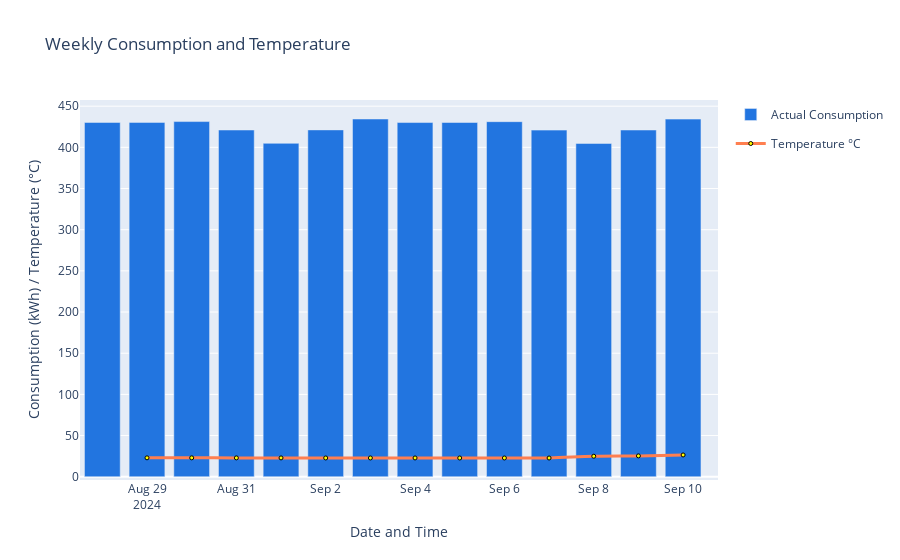

The cell this chart's notebook holds for it:
### Code cell
import plotly.graph_objects as go

fig_hourly = go.Figure()

# Add the bar trace
fig_hourly.add_trace(
    go.Bar(
        x=historical_data_daily["ds"],
        y=historical_data_daily["y"],
        hovertemplate='<span style="text-align:left;font-family:Mulish;"></span><br><b>Date: </b>%{x|%d %b %Y}, %{x|%I %p}<br><b>Consumption </b>: %{y:.2f} kWh <br><b>Cost</b>: %{customdata:.2f}',
        customdata=historical_data_daily["y"]*cost_per_kw,
        name="Actual Consumption",
        marker=dict(color="#2275e0"),
    )
)

# Add the scatter trace
fig_hourly.add_trace(
    go.Scatter(
        x=before_current_time1["ds"],
        y=before_current_time1["y"],
        mode="lines+markers",
        name="Temperature °C",
        showlegend=True,
        legendgroup="CA",
        line=dict(color="#FF7F50", width=3, dash="solid", shape="spline"),
        marker=dict(color="#FFFF00", size=4, line=dict(color="black", width=1)),
        connectgaps=True,
        text=[f"{y:.2f}" for y in before_current_time1["y"]],
        hovertemplate="Temp: %{text}°C<extra></extra>"
    )
)

# Update layout for better visualization
fig_hourly.update_layout(
    title="Weekly Consumption and Temperature",
    xaxis_title="Date and Time",
    yaxis_title="Consumption (kWh) / Temperature (°C)",
    hovermode="x unified"
)

# Show the figure
fig_hourly.show()

### Figure 1 — Plotly figure (JSON) as saved in the notebook; plotly's stock layout.template omitted (floating-point values rounded to 4 significant figures)
{"data": [{"customdata": [2620.0, 2621.0, 2627.0, 2564.0, 2466.0, 2565.0, 2646.0, 2619.0, 2620.0, 2626.0, 2564.0, 2465.0, 2564.0, 2645.0], "hovertemplate": "<span style=\"text-align:left;font-family:Mulish;\"></span><br><b>Date: </b>%{x|%d %b %Y}, %{x|%I %p}<br><b>Consumption </b>: %{y:.2f} kWh <br><b>Cost</b>: %{customdata:.2f}", "marker": {"color": "#2275e0"}, "name": "Actual Consumption", "type": "bar", "x": ["2024-08-28T00:00:00+05:30", "2024-08-29T00:00:00+05:30", "2024-08-30T00:00:00+05:30", "2024-08-31T00:00:00+05:30", "2024-09-01T00:00:00+05:30", "2024-09-02T00:00:00+05:30", "2024-09-03T00:00:00+05:30", "2024-09-04T00:00:00+05:30", "2024-09-05T00:00:00+05:30", "2024-09-06T00:00:00+05:30", "2024-09-07T00:00:00+05:30", "2024-09-08T00:00:00+05:30", "2024-09-09T00:00:00+05:30", "2024-09-10T00:00:00+05:30"], "y": [430.3, 430.3, 431.3, 421.1, 404.9, 421.2, 434.4, 430.1, 430.2, 431.2, 420.9, 404.7, 421.1, 434.3]}, {"connectgaps": true, "hovertemplate": "Temp: %{text}°C<extra></extra>", "legendgroup": "CA", "line": {"color": "#FF7F50", "dash": "solid", "shape": "spline", "width": 3}, "marker": {"color": "#FFFF00", "line": {"color": "black", "width": 1}, "size": 4}, "mode": "lines+markers", "name": "Temperature °C", "showlegend": true, "text": ["22.93", "22.92", "22.88", "22.83", "22.78", "22.79", "22.80", "22.75", "22.76", "22.74", "24.90", "25.30", "26.40"], "type": "scatter", "x": ["2024-08-29T00:00:00+05:30", "2024-08-30T00:00:00+05:30", "2024-08-31T00:00:00+05:30", "2024-09-01T00:00:00+05:30", "2024-09-02T00:00:00+05:30", "2024-09-03T00:00:00+05:30", "2024-09-04T00:00:00+05:30", "2024-09-05T00:00:00+05:30", "2024-09-06T00:00:00+05:30", "2024-09-07T00:00:00+05:30", "2024-09-08T00:00:00+05:30", "2024-09-09T00:00:00+05:30", "2024-09-10T00:00:00+05:30"], "y": [22.93, 22.92, 22.88, 22.83, 22.78, 22.79, 22.8, 22.75, 22.76, 22.74, 24.9, 25.3, 26.4]}], "layout": {"hovermode": "x unified", "title": {"text": "Weekly Consumption and Temperature"}, "xaxis": {"title": {"text": "Date and Time"}}, "yaxis": {"title": {"text": "Consumption (kWh) / Temperature (°C)"}}}}
